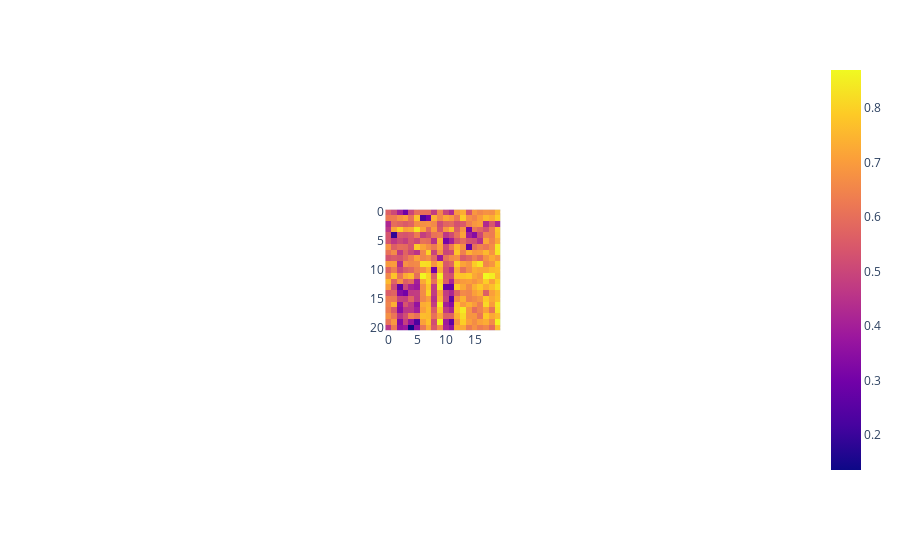

Notebook code for this chart:
### Code cell
fig = px.imshow(cdist(np.stack(cluster_labels_google_a.merged_headline_embedding.values),np.stack(cluster_labels_google_b.merged_headline_embedding.values),"cosine"))
fig.show()

### Figure 1 — Plotly figure (JSON) as saved in the notebook; plotly's stock layout.template omitted (floating-point values rounded to 4 significant figures; data arrays with more than 128 entries replaced by an {"elided": "..."} marker saying what was removed)
{"data": [{"coloraxis": "coloraxis", "hovertemplate": "x: %{x}<br>y: %{y}<br>color: %{z}<extra></extra>", "type": "heatmap", "z": {"elided": "21x20 float values"}}], "layout": {"autosize": true, "coloraxis": {"colorscale": [[0, "#0d0887"], [0.1111, "#46039f"], [0.2222, "#7201a8"], [0.3333, "#9c179e"], [0.4444, "#bd3786"], [0.5556, "#d8576b"], [0.6667, "#ed7953"], [0.7778, "#fb9f3a"], [0.8889, "#fdca26"], [1, "#f0f921"]]}, "margin": {"t": 60}, "xaxis": {"autorange": true, "constrain": "domain", "domain": [0.4205, 0.5795], "range": [-0.5, 19.5], "scaleanchor": "y"}, "yaxis": {"autorange": true, "constrain": "domain", "domain": [0, 1], "range": [20.5, -0.5]}}}
